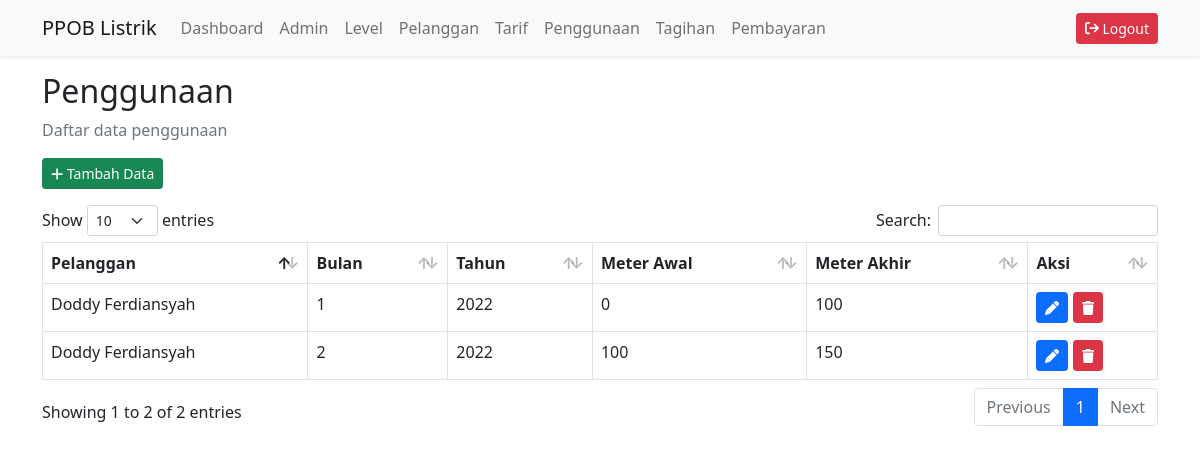
/penggunaan/index.php (signed in), run on the app's committed database.
### tables this page shows
CREATE TABLE IF NOT EXISTS `penggunaan` (
  `id_penggunaan` int(11) NOT NULL AUTO_INCREMENT,
  `id_pelanggan` int(11) NOT NULL,
  `bulan` int(11) DEFAULT NULL,
  `tahun` year(4) DEFAULT NULL,
  `meter_awal` int(11) DEFAULT NULL,
  `meter_akhir` int(11) DEFAULT NULL,
  `is_tagihan` int(1) NOT NULL DEFAULT 0,
  PRIMARY KEY (`id_penggunaan`),
  KEY `id_pelanggan` (`id_pelanggan`),
  CONSTRAINT `penggunaan_ibfk_1` FOREIGN KEY (`id_pelanggan`) REFERENCES `pelanggan` (`id_pelanggan`) ON DELETE CASCADE ON UPDATE CASCADE
);

CREATE TABLE IF NOT EXISTS `pelanggan` (
  `id_pelanggan` int(11) NOT NULL AUTO_INCREMENT,
  `username` varchar(255) DEFAULT NULL,
  `password` varchar(255) DEFAULT NULL,
  `nomor_kwh` int(11) DEFAULT NULL,
  `nama_pelanggan` varchar(255) DEFAULT NULL,
  `alamat` varchar(255) DEFAULT NULL,
  `id_tarif` int(11) NOT NULL,
  PRIMARY KEY (`id_pelanggan`),
  KEY `id_tarif` (`id_tarif`),
  CONSTRAINT `pelanggan_ibfk_1` FOREIGN KEY (`id_tarif`) REFERENCES `tarif` (`id_tarif`) ON DELETE CASCADE ON UPDATE CASCADE
);

### core/init.php (called while the page is built, shortened)
<?php
$model = new Model();

### core/connection.php (called while the page is built)
<?php
class Connection
{
    public function connect()
    {
        $connection = new mysqli('localhost', 'root', '', 'ppob_listrik');
        return $connection;
    }
}

### core/model.php (called while the page is built, shortened)
<?php
class Model extends Connection
{
    public function get($query)
    {
        $data = [];
        $sql = $this->connect()->query($query);
        while ($row = $sql->fetch_object()) {
            $data[] = $row;
        }
        return $data;
    }
}

### penggunaan/index.php (the view, shortened to what this page needs)
<?php
require_once '../core/init.php';
$penggunaan = $model->get("SELECT * FROM penggunaan INNER JOIN pelanggan ON penggunaan.id_pelanggan = pelanggan.id_pelanggan");
?>
<!DOCTYPE html>
<html lang="en">
<head>
    <link rel="stylesheet" href="../public/css/bootstrap.min.css">
    <link rel="stylesheet" href="../public/css/all.min.css">
    <link rel="stylesheet" href="../public/css/dataTables.bootstrap5.min.css">
</head>
<body>
    <?php
    include('../layout/navbar.php');
    ?>
    <div class="container">
        <h2>Penggunaan</h2>
        <p class="text-muted">Daftar data penggunaan</p>
        <a href="./add.php" class="btn btn-sm btn-success"><i class="fas fa-plus"></i> Tambah Data</a>
        <div class="table-responsive mt-3">
            <table class="table table-bordered" id="data-table">
                <thead>
                    <tr>
                        <th>Pelanggan</th>
                        <th>Bulan</th>
                        <th>Tahun</th>
                        <th>Meter Awal</th>
                        <th>Meter Akhir</th>
                        <th>Aksi</th>
                    </tr>
                </thead>
                <tbody>
                    <?php foreach ($penggunaan as $penggunaan) : ?>
                        <tr>
                            <td><?= $penggunaan->nama_pelanggan; ?></td>
                            <td><?= $penggunaan->bulan; ?></td>
                            <td><?= $penggunaan->tahun; ?></td>
                            <td><?= $penggunaan->meter_awal; ?></td>
                            <td><?= $penggunaan->meter_akhir; ?></td>
                            <td>
                                <?php if (!$penggunaan->is_tagihan) { ?>
                                    <a href="./edit.php?id=<?= $penggunaan->id_penggunaan; ?>" class="btn btn-sm btn-primary"><i class="fas fa-pen"></i></a>
                                <?php } ?>
                                <a href="./delete.php?id=<?= $penggunaan->id_penggunaan; ?>" onclick="return confirm('Yakin untuk hapus data ini?')" class="btn btn-sm btn-danger"><i class="fas fa-trash"></i></a>
                            </td>
                        </tr>
                    <?php endforeach; ?>
                </tbody>
            </table>
        </div>
    </div>
</body>
</html>

### data on the page
penggunaan: id_pelanggan.nama_pelanggan "Doddy Ferdiansyah", bulan "1", tahun "2022", meter_awal "0", meter_akhir "100"
penggunaan: id_pelanggan.nama_pelanggan "Doddy Ferdiansyah", bulan "2", tahun "2022", meter_awal "100", meter_akhir "150"
